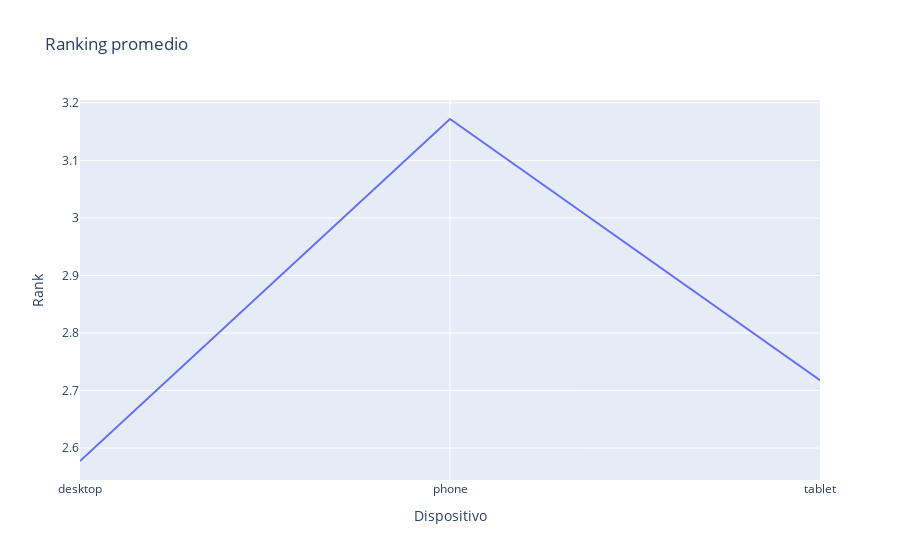

Notebook code cell kept with this figure:
### Code cell
print(df_dispositivo.Rank.mean())
px.line(df_dispositivo, x="Dispositivo", y="Rank", title="Ranking promedio")

### Figure 1 — Plotly figure (JSON) as saved in the notebook; plotly's stock layout.template omitted (floating-point values rounded to 4 significant figures)
{"data": [{"hovertemplate": "Dispositivo=%{x}<br>Rank=%{y}<extra></extra>", "legendgroup": "", "line": {"color": "#636efa", "dash": "solid"}, "marker": {"symbol": "circle"}, "mode": "lines", "name": "", "orientation": "v", "showlegend": false, "type": "scatter", "x": ["desktop", "phone", "tablet"], "xaxis": "x", "y": [2.578, 3.172, 2.718], "yaxis": "y"}], "layout": {"legend": {"tracegroupgap": 0}, "title": {"text": "Ranking promedio"}, "xaxis": {"anchor": "y", "domain": [0, 1], "title": {"text": "Dispositivo"}}, "yaxis": {"anchor": "x", "domain": [0, 1], "title": {"text": "Rank"}}}}
